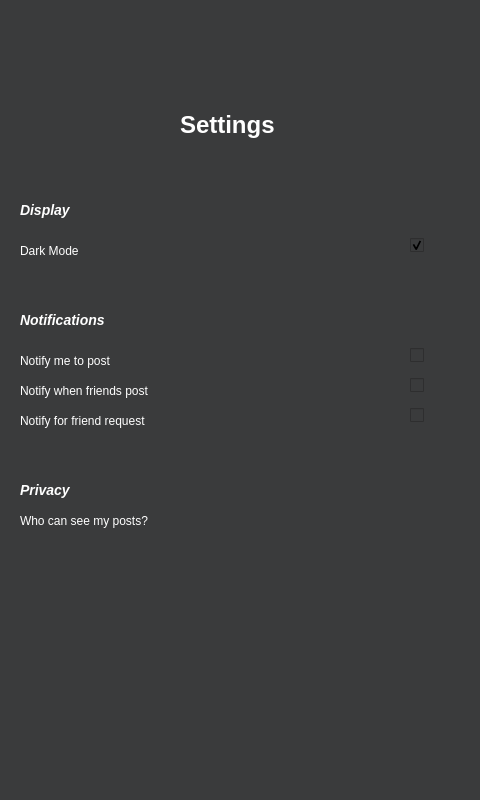
<?xml version="1.0" encoding="UTF-8"?>
<ui version="4.0">
 <class>Settings_Window</class>
 <widget class="QMainWindow" name="Settings_Window">
  <property name="geometry">
   <rect>
    <x>0</x>
    <y>0</y>
    <width>480</width>
    <height>800</height>
   </rect>
  </property>
  <property name="windowTitle">
   <string>MainWindow</string>
  </property>
  <property name="styleSheet">
   <string notr="true">QWidget{
	background-color: #3A3B3C;
}

QLabel{
	color: #FFFFFF;
}

QCheckBox::indicator:unchecked{
	image: url(:/images/unchecked.png);
}

QCheckBox::indicator:checked{
	image: url(:/images/checked.png);
}</string>
  </property>
  <widget class="QWidget" name="centralwidget">
   <widget class="QLabel" name="label_10">
    <property name="geometry">
     <rect>
      <x>10</x>
      <y>10</y>
      <width>261</width>
      <height>71</height>
     </rect>
    </property>
    <property name="text">
     <string/>
    </property>
    <property name="pixmap">
     <pixmap resource="resources.qrc">:/images/logo.png</pixmap>
    </property>
   </widget>
   <widget class="QLabel" name="label">
    <property name="geometry">
     <rect>
      <x>20</x>
      <y>160</y>
      <width>441</width>
      <height>31</height>
     </rect>
    </property>
    <property name="text">
     <string/>
    </property>
    <property name="pixmap">
     <pixmap resource="resources.qrc">:/images/section-divider.png</pixmap>
    </property>
    <property name="scaledContents">
     <bool>true</bool>
    </property>
   </widget>
   <widget class="QLabel" name="label_2">
    <property name="geometry">
     <rect>
      <x>20</x>
      <y>200</y>
      <width>61</width>
      <height>21</height>
     </rect>
    </property>
    <property name="text">
     <string>&lt;html&gt;&lt;head/&gt;&lt;body&gt;&lt;h3 style=&quot; margin-top:14px; margin-bottom:12px; margin-left:0px; margin-right:0px; -qt-block-indent:0; text-indent:0px;&quot;&gt;&lt;span style=&quot; font-size:large; font-weight:600; font-style:italic; color:#ffffff;&quot;&gt;Display&lt;/span&gt;&lt;/h3&gt;&lt;/body&gt;&lt;/html&gt;</string>
    </property>
   </widget>
   <widget class="QLabel" name="label_5">
    <property name="geometry">
     <rect>
      <x>20</x>
      <y>240</y>
      <width>81</width>
      <height>21</height>
     </rect>
    </property>
    <property name="text">
     <string>Dark Mode</string>
    </property>
   </widget>
   <widget class="QLabel" name="label_3">
    <property name="geometry">
     <rect>
      <x>20</x>
      <y>270</y>
      <width>441</width>
      <height>31</height>
     </rect>
    </property>
    <property name="text">
     <string/>
    </property>
    <property name="pixmap">
     <pixmap resource="resources.qrc">:/images/section-divider.png</pixmap>
    </property>
    <property name="scaledContents">
     <bool>true</bool>
    </property>
   </widget>
   <widget class="QLabel" name="label_4">
    <property name="geometry">
     <rect>
      <x>20</x>
      <y>310</y>
      <width>111</width>
      <height>21</height>
     </rect>
    </property>
    <property name="text">
     <string>&lt;html&gt;&lt;head/&gt;&lt;body&gt;&lt;h3 style=&quot; margin-top:14px; margin-bottom:12px; margin-left:0px; margin-right:0px; -qt-block-indent:0; text-indent:0px;&quot;&gt;&lt;span style=&quot; font-size:large; font-weight:600; font-style:italic; color:#ffffff;&quot;&gt;Notifications&lt;/span&gt;&lt;/h3&gt;&lt;/body&gt;&lt;/html&gt;</string>
    </property>
   </widget>
   <widget class="QLabel" name="label_6">
    <property name="geometry">
     <rect>
      <x>20</x>
      <y>350</y>
      <width>121</width>
      <height>21</height>
     </rect>
    </property>
    <property name="text">
     <string>Notify me to post</string>
    </property>
   </widget>
   <widget class="QLabel" name="label_7">
    <property name="geometry">
     <rect>
      <x>20</x>
      <y>380</y>
      <width>171</width>
      <height>21</height>
     </rect>
    </property>
    <property name="text">
     <string>Notify when friends post</string>
    </property>
   </widget>
   <widget class="QLabel" name="label_8">
    <property name="geometry">
     <rect>
      <x>20</x>
      <y>410</y>
      <width>161</width>
      <height>21</height>
     </rect>
    </property>
    <property name="text">
     <string>Notify for friend request</string>
    </property>
   </widget>
   <widget class="QLabel" name="label_9">
    <property name="geometry">
     <rect>
      <x>20</x>
      <y>440</y>
      <width>441</width>
      <height>31</height>
     </rect>
    </property>
    <property name="text">
     <string/>
    </property>
    <property name="pixmap">
     <pixmap resource="resources.qrc">:/images/section-divider.png</pixmap>
    </property>
    <property name="scaledContents">
     <bool>true</bool>
    </property>
   </widget>
   <widget class="QLabel" name="label_11">
    <property name="geometry">
     <rect>
      <x>20</x>
      <y>480</y>
      <width>61</width>
      <height>21</height>
     </rect>
    </property>
    <property name="text">
     <string>&lt;html&gt;&lt;head/&gt;&lt;body&gt;&lt;h3 style=&quot; margin-top:14px; margin-bottom:12px; margin-left:0px; margin-right:0px; -qt-block-indent:0; text-indent:0px;&quot;&gt;&lt;span style=&quot; font-size:large; font-weight:600; font-style:italic; color:#ffffff;&quot;&gt;Privacy&lt;/span&gt;&lt;/h3&gt;&lt;/body&gt;&lt;/html&gt;</string>
    </property>
   </widget>
   <widget class="QLabel" name="label_12">
    <property name="geometry">
     <rect>
      <x>180</x>
      <y>100</y>
      <width>120</width>
      <height>51</height>
     </rect>
    </property>
    <property name="text">
     <string>&lt;h1&gt;Settings&lt;/h1&gt;</string>
    </property>
   </widget>
   <widget class="QLabel" name="label_13">
    <property name="geometry">
     <rect>
      <x>20</x>
      <y>510</y>
      <width>161</width>
      <height>21</height>
     </rect>
    </property>
    <property name="text">
     <string>Who can see my posts?</string>
    </property>
   </widget>
   <widget class="QCheckBox" name="dark_mode">
    <property name="enabled">
     <bool>true</bool>
    </property>
    <property name="geometry">
     <rect>
      <x>410</x>
      <y>230</y>
      <width>50</width>
      <height>30</height>
     </rect>
    </property>
    <property name="text">
     <string/>
    </property>
    <property name="iconSize">
     <size>
      <width>20</width>
      <height>20</height>
     </size>
    </property>
    <property name="checkable">
     <bool>true</bool>
    </property>
    <property name="checked">
     <bool>true</bool>
    </property>
   </widget>
   <widget class="QCheckBox" name="post_notifs">
    <property name="enabled">
     <bool>true</bool>
    </property>
    <property name="geometry">
     <rect>
      <x>410</x>
      <y>340</y>
      <width>50</width>
      <height>30</height>
     </rect>
    </property>
    <property name="text">
     <string/>
    </property>
    <property name="iconSize">
     <size>
      <width>20</width>
      <height>20</height>
     </size>
    </property>
    <property name="checked">
     <bool>false</bool>
    </property>
   </widget>
   <widget class="QCheckBox" name="friendpost_notifs">
    <property name="enabled">
     <bool>true</bool>
    </property>
    <property name="geometry">
     <rect>
      <x>410</x>
      <y>370</y>
      <width>50</width>
      <height>30</height>
     </rect>
    </property>
    <property name="text">
     <string/>
    </property>
    <property name="iconSize">
     <size>
      <width>20</width>
      <height>20</height>
     </size>
    </property>
    <property name="checked">
     <bool>false</bool>
    </property>
   </widget>
   <widget class="QCheckBox" name="friendrequest_notifs">
    <property name="enabled">
     <bool>true</bool>
    </property>
    <property name="geometry">
     <rect>
      <x>410</x>
      <y>400</y>
      <width>50</width>
      <height>30</height>
     </rect>
    </property>
    <property name="text">
     <string/>
    </property>
    <property name="iconSize">
     <size>
      <width>20</width>
      <height>20</height>
     </size>
    </property>
    <property name="checked">
     <bool>false</bool>
    </property>
   </widget>
  </widget>
  <widget class="QStatusBar" name="statusbar"/>
 </widget>
 <resources>
  <include location="resources.qrc"/>
 </resources>
 <connections/>
</ui>
